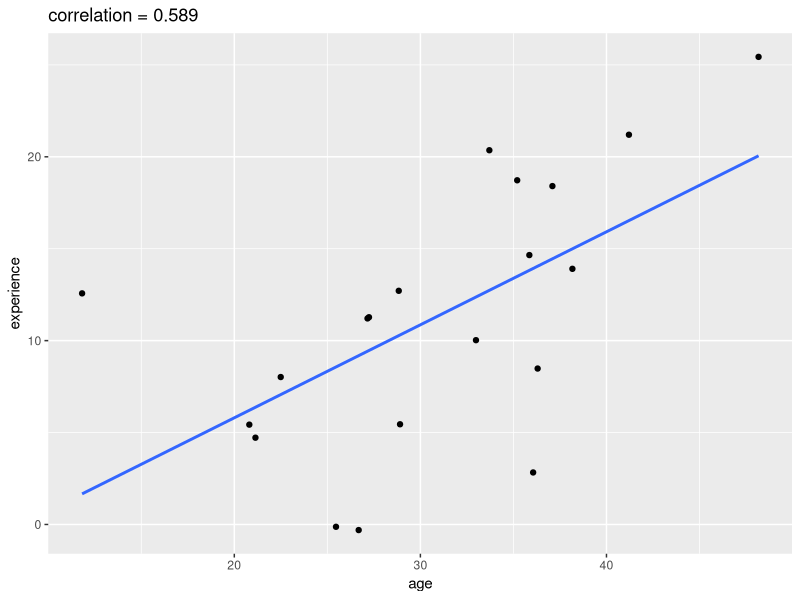
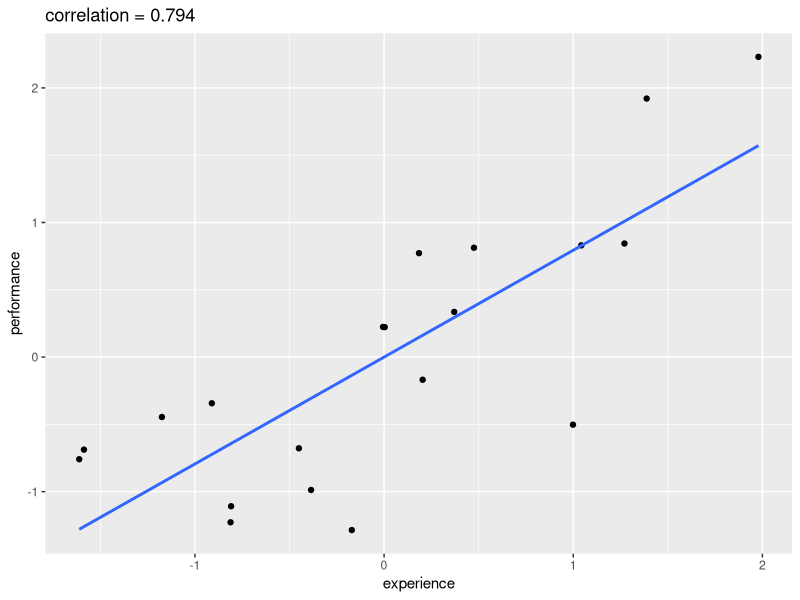

Write the R code that produced these figures, in order.
## ---- chunk 1
library(dplyr)
library(ggplot2)
set.seed(12345)
# first generate the age data, and then generate a correlated experience variable
exampleDf=data.frame(age=rnorm(20,mean=30,sd=10)) %>%
  mutate(experience=age*0.3 + rnorm(20,sd=5))


ggplot(exampleDf,aes(age,experience)) +
  geom_point() + 
  geom_smooth(method='lm',se=FALSE) +
  ggtitle(sprintf('correlation = %0.3f',cor(exampleDf$age,exampleDf$experience)))

## ---- chunk 2
exampleDf = exampleDf %>%
  mutate(performance=experience*0.5 + rnorm(20,sd=2.5))

demean=TRUE
if (demean){
  exampleDf=as.data.frame(scale(exampleDf))
}
ggplot(exampleDf,aes(experience,performance)) +
  geom_point() + 
  geom_smooth(method='lm',se=FALSE) +
  ggtitle(sprintf('correlation = %0.3f',cor(exampleDf$performance,exampleDf$experience)))

## ---- chunk 3
lmResultExperience=lm(performance ~ experience + 0, data=exampleDf)
summary(lmResultExperience)
## ---- chunk 4
lmResultAge=lm(performance ~ age + 0, data=exampleDf)
exampleDf$ageResidual=lmResultAge$residuals

summary(lmResultAge)

## ---- chunk 5
lmResultExperienceResidual=lm(experience ~ age + 0,data=exampleDf)
exampleDf$experienceResidAge=lmResultExperienceResidual$residuals
lmResultExperienceAfterAge = lm(ageResidual ~ experienceResidAge + 0,data=exampleDf)
summary(lmResultExperienceAfterAge)

## ---- chunk 6
lmCombined=lm(performance ~ age + experience + 0, data=exampleDf)
summary(lmCombined)
